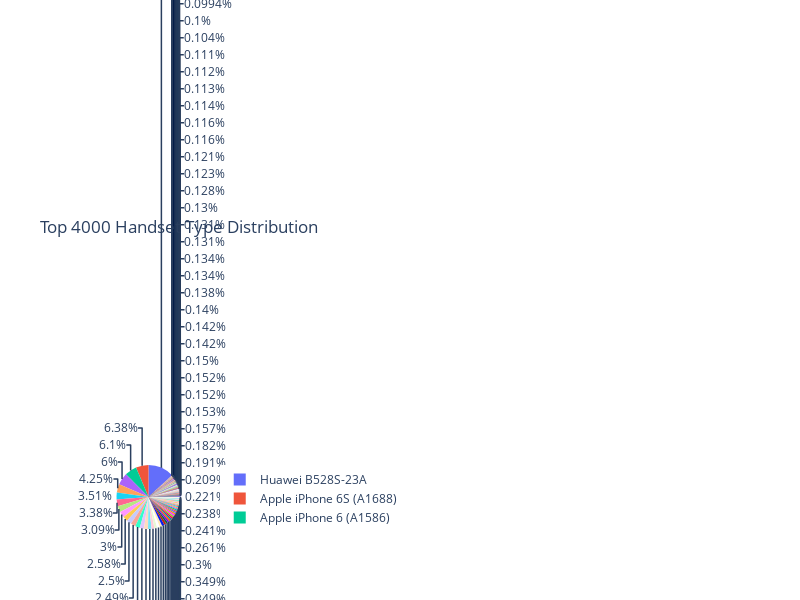

Notebook code cell kept with this figure:
### Code cell
plotly_plot_pie(clean_data, 'Handset Type', 4000)

### Figure 1 — Plotly figure (JSON) as saved in the notebook; plotly's stock layout.template omitted (floating-point values rounded to 4 significant figures; data arrays with more than 128 entries replaced by an {"elided": "..."} marker saying what was removed)
{"data": [{"domain": {"x": [0, 1], "y": [0, 1]}, "hovertemplate": "label=%{label}<br>value=%{value}<extra></extra>", "labels": {"elided": "1363 str values"}, "legendgroup": "", "name": "", "showlegend": true, "type": "pie", "values": {"elided": "1363 int values"}}], "layout": {"height": 600, "legend": {"tracegroupgap": 0}, "title": {"text": "Top 4000 Handset Type Distribution"}, "width": 800}}
